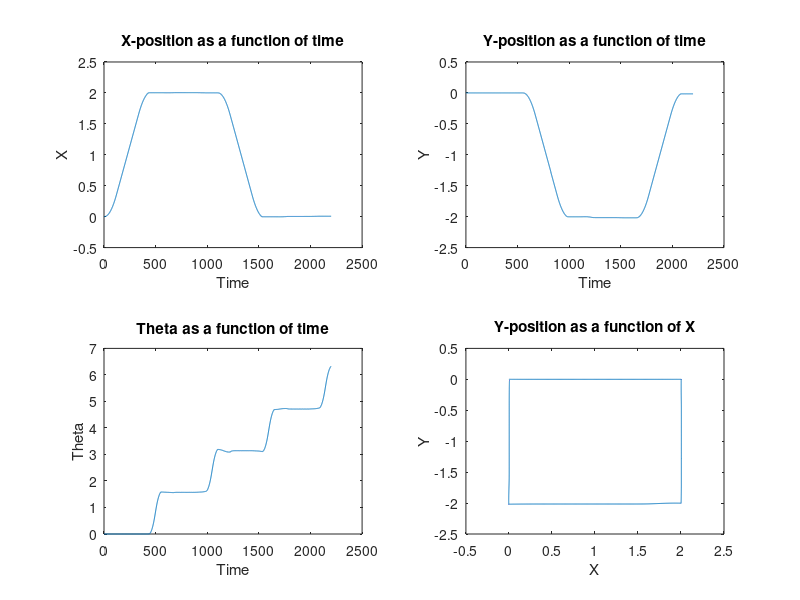

MATLAB code to generate this figure:
A = importdata('Log_acc_calib.dat',',');

ax1 = subplot(2,2,1);
ax2 = subplot(2,2,2);
ax3 = subplot(2,2,3);
ax4 = subplot(2,2,4);

plot(ax1,A(:,1),A(:,2));
xlabel(ax1,'Time');
ylabel(ax1,'X');
title(ax1, 'X-position as a function of time');

plot(ax2,A(:,1),A(:,3));
xlabel(ax2,'Time');
ylabel(ax2,'Y');
title(ax2, 'Y-position as a function of time');

plot(ax3,A(:,1),A(:,4));
xlabel(ax3,'Time');
ylabel(ax3,'Theta');
title(ax3, 'Theta as a function of time');

plot(ax4,A(:,2),A(:,3));
xlabel(ax4,'X');
ylabel(ax4,'Y');
title(ax4, 'Y-position as a function of X');
